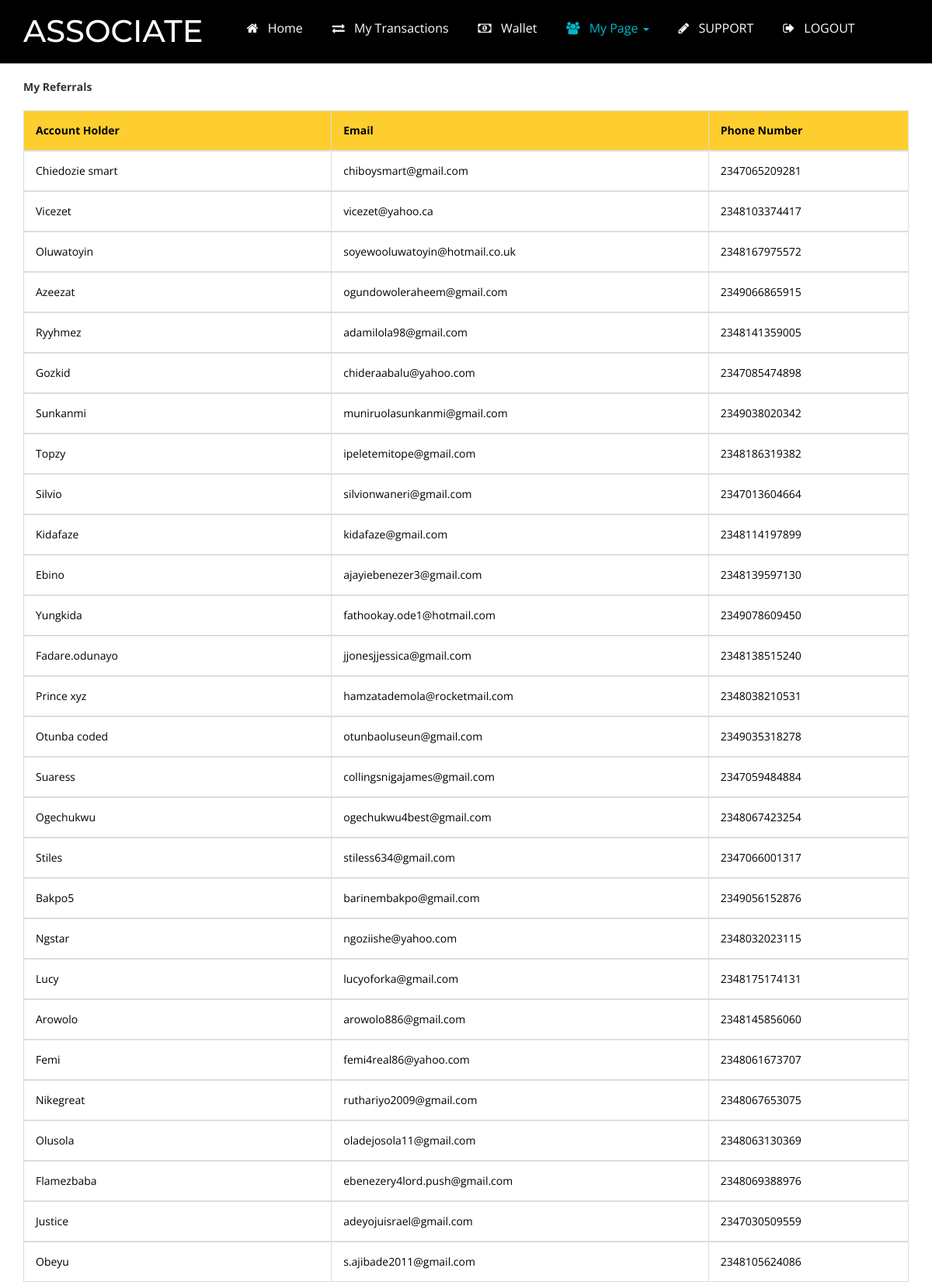
Page /referral.php (signed in, upper part) on the committed database.
### tables this page shows
CREATE TABLE `participant` (
  `pid` int(255) NOT NULL,
  `name` varchar(255) NOT NULL,
  `mobile` varchar(255) NOT NULL,
  `email` varchar(255) NOT NULL,
  `password` varchar(255) NOT NULL,
  `invite` varchar(255) NOT NULL,
  `status` varchar(255) NOT NULL DEFAULT 'active'
);

### config.php (called while the page is built, shortened)
<?php
try
{
	$con = new PDO("mysql:host=localhost;dbname=ponzi_mmm", 'root', '');
	$con->setAttribute(PDO::ATTR_ERRMODE, PDO::ERRMODE_EXCEPTION);
}
catch(PDOException $e)
{
?>
	<script>
	alert("Could not connect to database, error submitted successfully to Log file");
	</script>
<?php
	file_put_contents("errorlog.txt", $e->getMessage(), FILE_APPEND);
}
if(!function_exists("rows")){
	function rows($query)
	{
		global $con;
		$q = $con->prepare($query);
		$r = $q->execute();
		$count = $q->rowCount();
		return $count;
	}
}
if(isset($_SESSION["username"]))
{
	$username = $_SESSION["username"];
}
?>

### referral.php (the view, shortened to what this page needs)
<?php
require "config.php";
if(isset($username))
{
	$getuinfo = $con->prepare("SELECT * FROM `participant` where email='$username'");
	$getuinfo->execute();
	$ginfo = $getuinfo->fetch(PDO::FETCH_ASSOC);
	$pid = $ginfo['pid'];
	$getbank = rows("select * from bankaccount where participant='$pid'");
}
else
{
	redirect_to("office");
}
?>
<!DOCTYPE html>
<html>
<head>
	<link rel="stylesheet" href="css/bootstrap.min.css" type="text/css" media="all">
	<link rel="stylesheet" href="css/style.css" type="text/css" media="all">
	<link rel="stylesheet" href="css/font-awesome.min.css" />
		<link rel="stylesheet" href="css/flexslider.css" type="text/css" media="screen" />
</head>
<body>
	<div class="w3l-banners">
		<div class="header">
				<div class="top-bar" style="background: black">
				<div class="container">
					<div class="header-nav">
						<nav class="navbar navbar-default">
							<div class="navbar-header">
								<h1><a class="navbar-brand" href="index.html">Associate</a></h1>
							</div>
							<div class="collapse navbar-collapse nav-wil" id="bs-example-navbar-collapse-1">
								<ul class="nav navbar-nav">
									<li><a href="dashboard"><i class='fa fa-home'></i> Home</a></li>
									<?php if($getbank == 0){ ?> <li><a href="account"><i class='fa fa-money'></i> Account</a></li><?php } else { ?> <li><a href="transactions"><i class='fa fa-exchange'></i> My Transactions</a></li><?php }?>
									<?php if($getbank != 0){ ?> <li><a href="wallet"><i class='fa fa-money'></i> Wallet</a></li> <?php }?>
									<li class="dropdown">
										<a href="#" class="dropdown-toggle active" data-toggle="dropdown" aria-expanded="false"><i class='fa fa-users'></i> My Page <b class="caret"></b></a>
									</li>
									<li><a href="ticket"><i class='fa fa-pencil'></i> SUPPORT</a></li>
									<li><a href="logoff"><i class='fa fa-sign-out'></i> LOGOUT</a></li>
								</ul>
							</div>
						</nav>
					</div>
				</div>
			</div>
	</div>
		<div class="container">
			<div class="flexslider-info">
				<br/><label><b>My Referrals</b></label>
				<br/>
				<?Php
				$referral = $con->prepare("SELECT * FROM `participant` where invite='$pid'");
				$referral_row = rows("SELECT * FROM `participant` where invite='$pid'");
				$referral->execute();
				if($referral_row == 0)
				{
				?>
					<table class="table table-bordered" style="margin-top: 20px">
						<thead>
							<tr>
								<th><b>Account Holder</b></th>
								<th>Email</th>
								<th>Phone Number</th>
							</tr>
						</thead>
						<tbody>
							<tr>
								<td></td>
								<td></td>
								<td></td>
							</tr>
						</tbody>
					</table>
				<?php
				}
				else
				{
				?>
					<table class="table table-bordered" style="margin-top: 20px">
						<thead>
							<tr>
								<th><b>Account Holder</b></th>
								<th>Email</th>
								<th>Phone Number</th>
							</tr>
						</thead>
				<?php
					for($i=1; $i<=$referral_row; $i++)
					{
						$referralinfo = $referral->fetch(PDO::FETCH_ASSOC);
						$name = $referralinfo['name'];
						$mobile = $referralinfo['mobile'];
						$email = $referralinfo['email'];
					?>
						<tbody>
							<tr>
								<td><?php echo ucfirst($name);?></td>
								<td><?php echo strtolower($email);?></td>
								<td><?php echo $mobile;?></td>
							</tr>
						</tbody>
					<?php
					}
					?>
					</table>
					<?php
				}
				?>
			</div>
		</div>
	</div>
</body>
</html>

### css/style.css (style rules this page uses)
body { padding: 0; margin: 0; background: #FFF; font-family: 'Open Sans', sans-serif; cursor: url(../images/my-mouse-pointer.png), auto; }
body a { transition: 0.5s all; -webkit-transition: 0.5s all; -moz-transition: 0.5s all; -o-transition: 0.5s all; -ms-transition: 0.5s all; text-decoration: none; }
h1, h2, h3, h4, h5, h6 { margin: 0; padding: 0; font-family: 'Montserrat', sans-serif; }
ul { margin: 0; padding: 0; }
label { margin: 0; }
.top-bar { width: 100%; padding: 10px 0 4px; position: relative; border-bottom: 1px solid #737171; }
.navbar { margin-bottom: 0; }
.navbar-nav { float: right; width: 80%; margin-top: -15px; margin-right: -48px }
.navbar-default { background:none; border-color: #012231; }
.navbar-default .navbar-brand { font-family: 'Montserrat', sans-serif; color: #fff !important; font-size: 40px; text-decoration: none; text-transform: uppercase; }
.navbar-default .navbar-collapse, .navbar-default .navbar-form { padding: 0; }
.navbar { position: relative; min-height: inherit; }
.navbar-header { margin-top: 20px; }
.navbar-default .navbar-nav > li > a { color: #fff; font-size: 16px; }
.navbar-nav > li > a { padding-top: 25px; padding-bottom: 25px; }
.navbar-brand { height: 0; padding: 0; }
.navbar { border-radius: 0px; border:none; }
.navbar-default .navbar-nav > li > a:hover, .navbar-default .navbar-nav > li > a:focus ,.navbar-default .navbar-nav > li > a.active { color:#00b7c9; }
.navbar { border-radius: 0px; border: none; padding: 0px 0; float: left; width: 95%; }
.table > thead > tr > th, .table > tbody > tr > th, .table > tfoot > tr > th, .table > thead > tr > td, .table > tbody > tr > td, .table > tfoot > tr > td { border-top: none !important; }
.table thead tr th { background: #fece2f; font-weight: bolder; }
.table td, .table>tbody>tr>td, .table>tbody>tr>th, .table>tfoot>tr>td, .table>tfoot>tr>th, .table>thead>tr>td, .table>thead>tr>th { padding: 15px!important; }
.table > thead > tr > th, .table > tbody > tr > th, .table > tfoot > tr > th, .table > thead > tr > td, .table > tbody > tr > td, .table > tfoot > tr > td { font-size: 0.9em; color: #000; font-size: 14px; border-top: none !important; }
li { list-style-type: none; }
.fa { font-family: 'ElegantIcons'; font-style: normal; font-weight: normal; font-variant: normal; text-transform: none; line-height: 1; margin: 8px; }

### rows in the picture
participant: name "Chiedozie smart", email "chiboysmart@gmail.com", mobile "2347065209281"
participant: name "Vicezet", email "vicezet@yahoo.ca", mobile "2348103374417"
participant: name "Oluwatoyin", email "soyewooluwatoyin@hotmail.co.uk", mobile "2348167975572"
participant: name "Azeezat", email "ogundowoleraheem@gmail.com", mobile "2349066865915"
participant: name "Ryyhmez", email "adamilola98@gmail.com", mobile "2348141359005"
participant: name "Gozkid", email "chideraabalu@yahoo.com", mobile "2347085474898"
participant: name "Sunkanmi", email "muniruolasunkanmi@gmail.com", mobile "2349038020342"
participant: name "Topzy", email "ipeletemitope@gmail.com", mobile "2348186319382"
participant: name "Silvio", email "silvionwaneri@gmail.com", mobile "2347013604664"
participant: name "Kidafaze", email "kidafaze@gmail.com", mobile "2348114197899"
participant: name "Ebino", email "ajayiebenezer3@gmail.com", mobile "2348139597130"
participant: name "Yungkida", email "fathookay.ode1@hotmail.com", mobile "2349078609450"
participant: name "Fadare.odunayo", email "jjonesjjessica@gmail.com", mobile "2348138515240"
participant: name "Prince xyz", email "hamzatademola@rocketmail.com", mobile "2348038210531"
participant: name "Otunba coded", email "otunbaoluseun@gmail.com", mobile "2349035318278"
participant: name "Suaress", email "collingsnigajames@gmail.com", mobile "2347059484884"
participant: name "Ogechukwu", email "ogechukwu4best@gmail.com", mobile "2348067423254"
participant: name "Stiles", email "stiless634@gmail.com", mobile "2347066001317"
participant: name "Bakpo5", email "barinembakpo@gmail.com", mobile "2349056152876"
participant: name "Ngstar", email "ngoziishe@yahoo.com", mobile "2348032023115"
participant: name "Lucy", email "lucyoforka@gmail.com", mobile "2348175174131"
participant: name "Arowolo", email "arowolo886@gmail.com", mobile "2348145856060"
participant: name "Femi", email "femi4real86@yahoo.com", mobile "2348061673707"
participant: name "Nikegreat", email "ruthariyo2009@gmail.com", mobile "2348067653075"
participant: name "Olusola", email "oladejosola11@gmail.com", mobile "2348063130369"
participant: name "Flamezbaba", email "ebenezery4lord.push@gmail.com", mobile "2348069388976"
participant: name "Justice", email "adeyojuisrael@gmail.com", mobile "2347030509559"
participant: name "Obeyu", email "s.ajibade2011@gmail.com", mobile "2348105624086"
